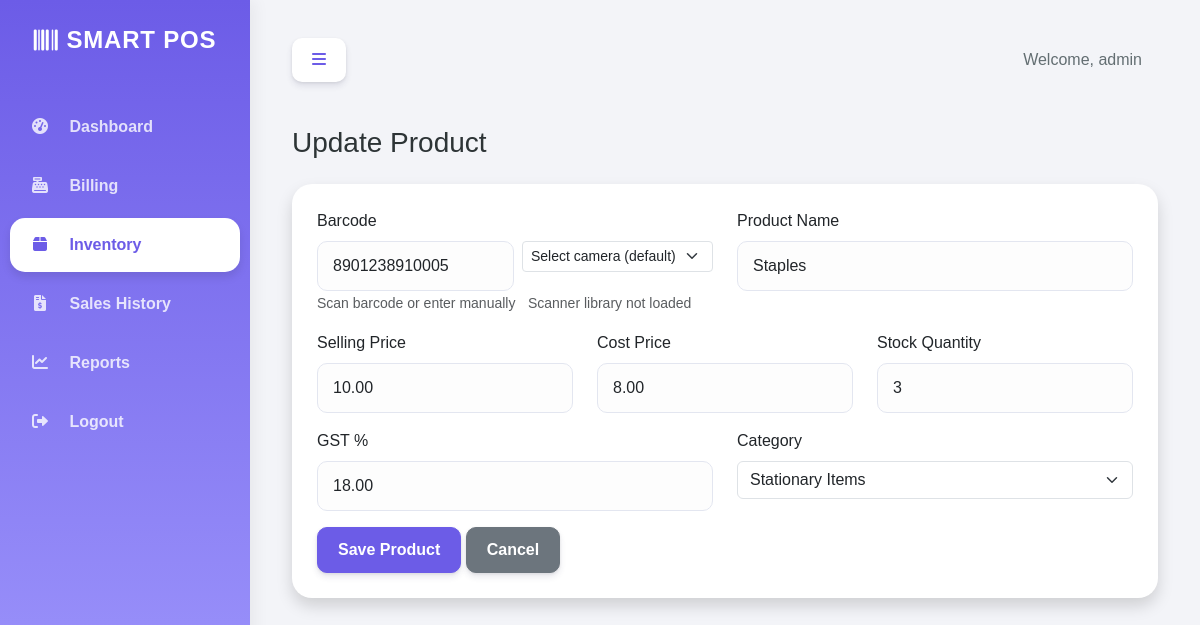
The app's page /products/5/update/ (signed in) with its own data.
### store/models.py (models this page shows, shortened)
class Product(models.Model):
    barcode = models.CharField(max_length=50, unique=True)
    name = models.CharField(max_length=200)
    category = models.ForeignKey(Category, on_delete=models.CASCADE, null=True, blank=True)
    price = models.DecimalField(max_digits=10, decimal_places=2)
    cost = models.DecimalField(max_digits=10, decimal_places=2)
    stock_quantity = models.IntegerField(default=0)
    gst_percentage = models.DecimalField(max_digits=5, decimal_places=2, default=0.00)
    image = models.ImageField(upload_to='products/', null=True, blank=True)

class Category(models.Model):
    name = models.CharField(max_length=100)
    class Meta:
        verbose_name_plural = "Categories"

### store/views.py (the view, shortened to what this page needs)
# urls.py: path('products/<int:pk>/update/', views.product_update, name='product_update'),
@login_required
def product_update(request, pk):
    product = get_object_or_404(Product, pk=pk)
    categories = Category.objects.all().order_by('name')
    return render(request, 'store/product_form.html', {'product': product, 'categories': categories})

### templates/store/product_form.html (shortened to what this page needs)
{% extends 'base.html' %}
{% block content %}
<div class="d-sm-flex align-items-center justify-content-between mb-4">
    <h1 class="h3 mb-0 text-gray-800">{% if product %}Update{% else %}Add{% endif %} Product</h1>
</div>
<div class="card shadow mb-4">
    <div class="card-body">
        <form method="post" enctype="multipart/form-data">
            <div class="row">
                <div class="col-md-6 mb-3" style="position:relative;">
                    <label for="barcode" class="form-label">Barcode</label>
                    <div class="d-flex align-items-start">
                        <input type="text" class="form-control" id="barcode" name="barcode" value="{{ product.barcode }}" required autofocus>
                        <select id="scanner-camera-select" class="form-select form-select-sm ms-2" style="width:210px; display:inline-block;">
                            <option value="">Select camera (default)</option>
                        </select>
                    </div>
                    <small class="text-muted">Scan barcode or enter manually</small>
                    <span id="scan-status" class="small text-muted ms-2" style="display:none;">Scanning…</span>
                </div>
                <div class="col-md-6 mb-3">
                    <label for="name" class="form-label">Product Name</label>
                    <input type="text" class="form-control" id="name" name="name" value="{{ product.name }}" required>
                </div>
            </div>
            <div class="row">
                <div class="col-md-4 mb-3">
                    <label for="price" class="form-label">Selling Price</label>
                    <input type="number" step="0.01" class="form-control" id="price" name="price"
                        value="{{ product.price }}" required>
                </div>
                <div class="col-md-4 mb-3">
                    <label for="cost" class="form-label">Cost Price</label>
                    <input type="number" step="0.01" class="form-control" id="cost" name="cost"
                        value="{{ product.cost }}" required>
                </div>
                <div class="col-md-4 mb-3">
                    <label for="stock" class="form-label">Stock Quantity</label>
                    <input type="number" class="form-control" id="stock" name="stock"
                        value="{{ product.stock_quantity }}" required>
                </div>
            </div>
            <div class="row">
                <div class="col-md-6 mb-3">
                    <label for="gst" class="form-label">GST %</label>
                    <input type="number" step="0.01" class="form-control" id="gst" name="gst"
                        value="{{ product.gst_percentage }}" required>
                </div>
                <div class="col-md-6 mb-3">
                    <label for="category" class="form-label">Category</label>
                    <select class="form-select" id="category" name="category" required>
                        {% for cat in categories %}
                            <option value="{{ cat.id }}" {% if product and product.category and product.category.id == cat.id %}selected{% endif %}>{{ cat.name }}</option>
                        {% endfor %}
                    </select>
                </div>
            </div>
            <button type="submit" class="btn btn-primary">Save Product</button>
            <a href="{% url 'product_list' %}" class="btn btn-secondary">Cancel</a>
        </form>
    </div>
</div>
{% endblock %}

### templates/base.html (shortened to what this page needs)
{% load static %}
<!DOCTYPE html>
<html lang="en">
<head>
    <link href="https://cdn.jsdelivr.net/npm/bootstrap@5.3.0/dist/css/bootstrap.min.css" rel="stylesheet">
    <link href="https://cdnjs.cloudflare.com/ajax/libs/font-awesome/6.0.0/css/all.min.css" rel="stylesheet">
    <link href="{% static 'css/style.css' %}" rel="stylesheet">
</head>
<body>
<div id="wrapper">
    <nav id="sidebar">
        <div class="sidebar-brand">
            <i class="fas fa-barcode me-2"></i> Smart POS
        </div>
        <ul class="list-unstyled components">
            <li class="{% if request.resolver_match.url_name == 'dashboard' %}active{% endif %}">
                <a href="{% url 'dashboard' %}"><i class="fas fa-tachometer-alt"></i> Dashboard</a>
            </li>
            <li class="{% if request.resolver_match.url_name == 'billing' %}active{% endif %}">
                <a href="{% url 'billing' %}"><i class="fas fa-cash-register"></i> Billing</a>
            </li>
            <li class="{% if 'product' in request.resolver_match.url_name %}active{% endif %}">
                <a href="{% url 'product_list' %}"><i class="fas fa-box"></i> Inventory</a>
            </li>
            <li class="{% if request.resolver_match.url_name == 'sales_list' %}active{% endif %}">
                <a href="{% url 'sales_list' %}"><i class="fas fa-file-invoice-dollar"></i> Sales History</a>
            </li>
            <li class="{% if request.resolver_match.url_name == 'reports' %}active{% endif %}">
                <a href="{% url 'reports' %}"><i class="fas fa-chart-line"></i> Reports</a>
            </li>
            {% if user.is_authenticated %}
            <li>
                <a href="{% url 'logout' %}"><i class="fas fa-sign-out-alt"></i> Logout</a>
            </li>
            {% else %}
            <li>
                <a href="{% url 'login' %}"><i class="fas fa-sign-in-alt"></i> Login</a>
            </li>
            {% endif %}
        </ul>
    </nav>
    <div id="content">
        <nav class="navbar navbar-expand-lg navbar-light bg-light mb-4 shadow-sm">
            <div class="container-fluid">
                <button type="button" id="sidebarCollapse" class="btn btn-primary">
                    <i class="fas fa-bars"></i>
                </button>
                <div class="ms-auto">
                    {% if user.is_authenticated %}
                        <span class="me-3">Welcome, {{ user.username }}</span>
                    {% endif %}
                </div>
            </div>
        </nav>
        <div class="container-fluid">
            {% block content %}
            {% endblock %}
        </div>
    </div>
</div>
</body>
</html>

### static/css/style.css (style rules this page uses)
:root { --primary-color: #6c5ce7; --secondary-color: #a29bfe; --success-color: #00b894; --info-color: #74b9ff; --warning-color: #fdcb6e; --danger-color: #ff7675; --dark-color: #2d3436; --light-color: #dfe6e9; --sidebar-bg: linear-gradient(180deg, #6c5ce7 0%, #a29bfe 100%); --sidebar-width: 250px; --card-shadow: 0 10px 20px rgba(0, 0, 0, 0.05); --border-radius: 20px; --bg-color: #f3f4f8; }
body { font-family: 'Nunito', sans-serif; background-color: var(--bg-color); overflow-x: hidden; color: #636e72; }
#wrapper { display: flex; width: 100%; align-items: stretch; }
#sidebar { min-width: var(--sidebar-width); max-width: var(--sidebar-width); background: var(--sidebar-bg); color: #fff; min-height: 100vh; transition: all 0.3s; box-shadow: 5px 0 15px rgba(0, 0, 0, 0.05); z-index: 100; }
#sidebar .sidebar-brand { height: 5rem; text-decoration: none; font-size: 1.5rem; font-weight: 800; padding: 1.5rem 1rem; text-align: center; text-transform: uppercase; letter-spacing: 0.05rem; color: #fff; display: flex; align-items: center; justify-content: center; }
#sidebar ul.components { padding: 20px 10px; }
#sidebar ul li { margin-bottom: 5px; }
#sidebar ul li a { padding: 15px 20px; display: block; color: rgba(255, 255, 255, 0.8); text-decoration: none; font-weight: 600; transition: 0.3s; border-radius: 15px; }
#sidebar ul li a:hover, #sidebar ul li.active>a { color: #6c5ce7; background: #fff; box-shadow: 0 5px 10px rgba(0, 0, 0, 0.1); }
#sidebar ul li a i { margin-right: 15px; width: 20px; text-align: center; }
#content { width: 100%; padding: 30px; min-height: 100vh; transition: all 0.3s; }
.card { border: none; border-radius: var(--border-radius); box-shadow: var(--card-shadow); margin-bottom: 30px; background-color: #fff; transition: transform 0.2s; }
.card-body { padding: 25px; }
.btn { border-radius: 10px; padding: 10px 20px; font-weight: 600; box-shadow: 0 4px 6px rgba(50, 50, 93, 0.11), 0 1px 3px rgba(0, 0, 0, 0.08); transition: all 0.15s ease; }
.btn-primary { background-color: var(--primary-color); border-color: var(--primary-color); }
.form-control { border-radius: 10px; padding: 12px 15px; border: 1px solid #e3e6f0; background-color: #fdfdfd; }
.navbar { background-color: transparent !important; box-shadow: none !important; padding-bottom: 20px; }
.navbar .btn-primary { background-color: #fff; color: var(--primary-color); border: none; }
.text-gray-800 { color: #2d3436 !important; }

### records on screen
Product: barcode "8901238910005", name "Staples", price "10.00", cost "8.00", stock "3", gst "18.00", category "Stationary Items"

### other values on screen
{{ user.username }} "admin"
